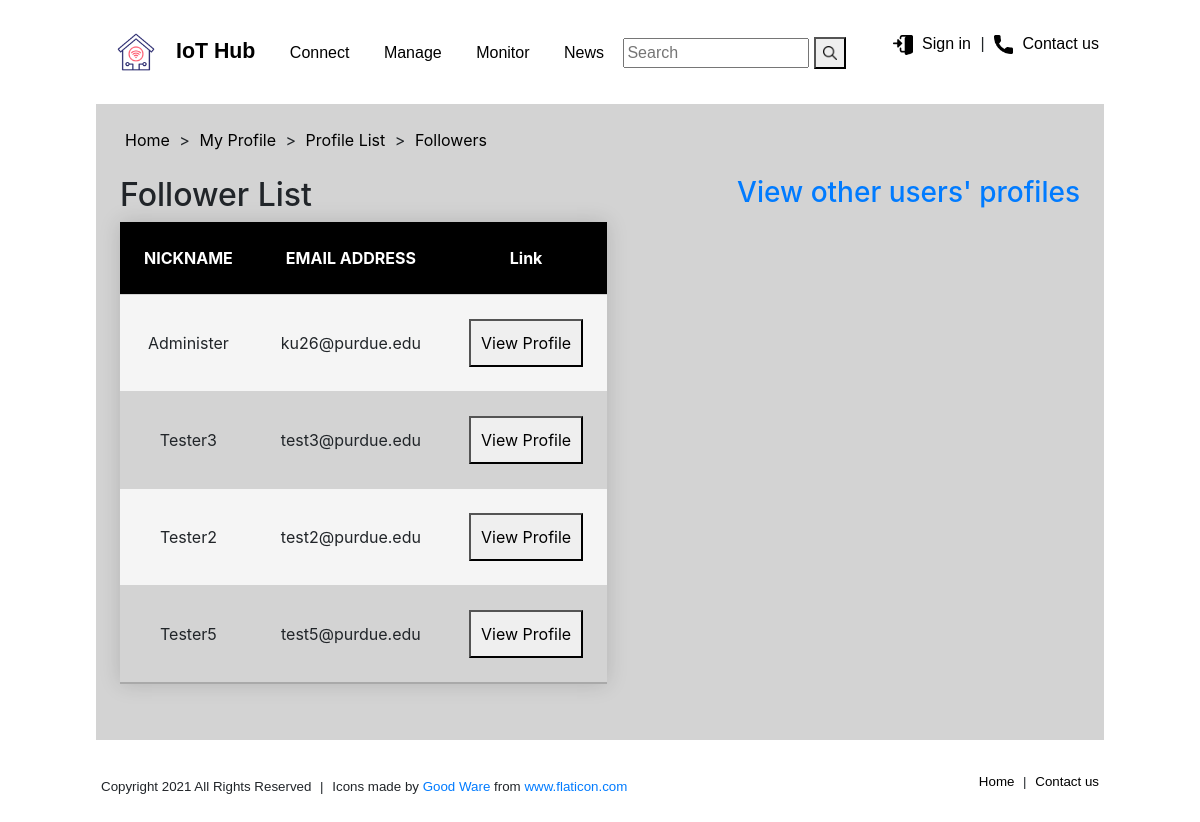
/CNIT581-048-project3/2/followerlist/, run on the app's committed database.
### hubapp/models.py (models this page shows)
class CustomUser(AbstractUser):
    nickname = models.CharField(max_length=100)
    gender_type_choices = (
        ('Male', 'Male'),
        ('Female', 'Female'),
        ('Not to say', 'Not to say')
    )
    gender = models.CharField(max_length=10, choices=gender_type_choices)
    followers = models.ManyToManyField(
        settings.AUTH_USER_MODEL,
        related_name='following',
        blank=True
    )

### hubapp/views.py (the view)
# urls.py: path('<int:user_id>/followerlist/', views.followerlist, name='followerlist'),
def followerlist(request, user_id):
    user = get_object_or_404(get_user_model(), id=user_id)
    follower_list = user.followers.all()
    return render(request, 'hubapp/followerlist.html', {'follower_list': follower_list})

### hubapp/templates/hubapp/followerlist.html
{% extends "hubapp/base.html" %}
{% block header %}
    <a href="{% url 'index' %}">Home</a> >
    <a href="{% url 'myprofile' %}">My Profile</a> >
    <a href="{% url 'profiles' %}">Profile List</a> >
    <a href="">Followers</a>
{% endblock header %}
{% block title %}
<div>
    <h2 style="display: inline-block">
        Follower List
    </h2>
    <h3 style="float:right; vertical-align:middle">
        <a href="{% url 'profiles' %}">View other users' profiles</a>
    </h3>
</div>
{% endblock title %}
{% block content %}
<div>
    <table class="devices-list">
         <thead>
            <tr>
                <th>NICKNAME</th>
                <th>EMAIL ADDRESS</th>
                <th>Link</th>
            </tr>
         </thead>
         <tbody>
        {% for follower in follower_list %}
             <tr>
                 <td>{{ follower.nickname }}</td>
                 <td>{{ follower.email }}</td>
                 <td><button onclick="location.href='{% url 'other_profile' follower.id %}'">View Profile</button></td>
             </tr>
        {% endfor %}
         </tbody>
    </table>
</div>
{% endblock content %}

### hubapp/static/hubapp/style.css (style rules this page uses)
* { box-sizing: border-box; }
body { padding: 2vh 4vw 2vh 4vw; }
#title-container > a { margin: 5px; color: black; }
button { cursor:pointer; padding: 10px; }
h3 { olor: #777777;c }
.devices-list { min-width: 50%; border-collapse: collapse; box-shadow: 0 0 20px rgba(0, 0, 0, 0.15); text-align: center; }
.devices-list thead tr { background-color: black; color: white; }
.devices-list th, td { padding: 3vh; }
.devices-list thead tr, tbody tr { border-bottom: 1px solid lightgray; }
.devices-list tbody tr:nth-of-type(odd) { background-color: #F5F5F5; }
.devices-list tbody tr:last-of-type { border-bottom: 2px solid darkgray; }

### data on the page
CustomUser: nickname "Administer", email "ku26@purdue.edu"
CustomUser: nickname "Tester3", email "test3@purdue.edu"
CustomUser: nickname "Tester2", email "test2@purdue.edu"
CustomUser: nickname "Tester5", email "test5@purdue.edu"
